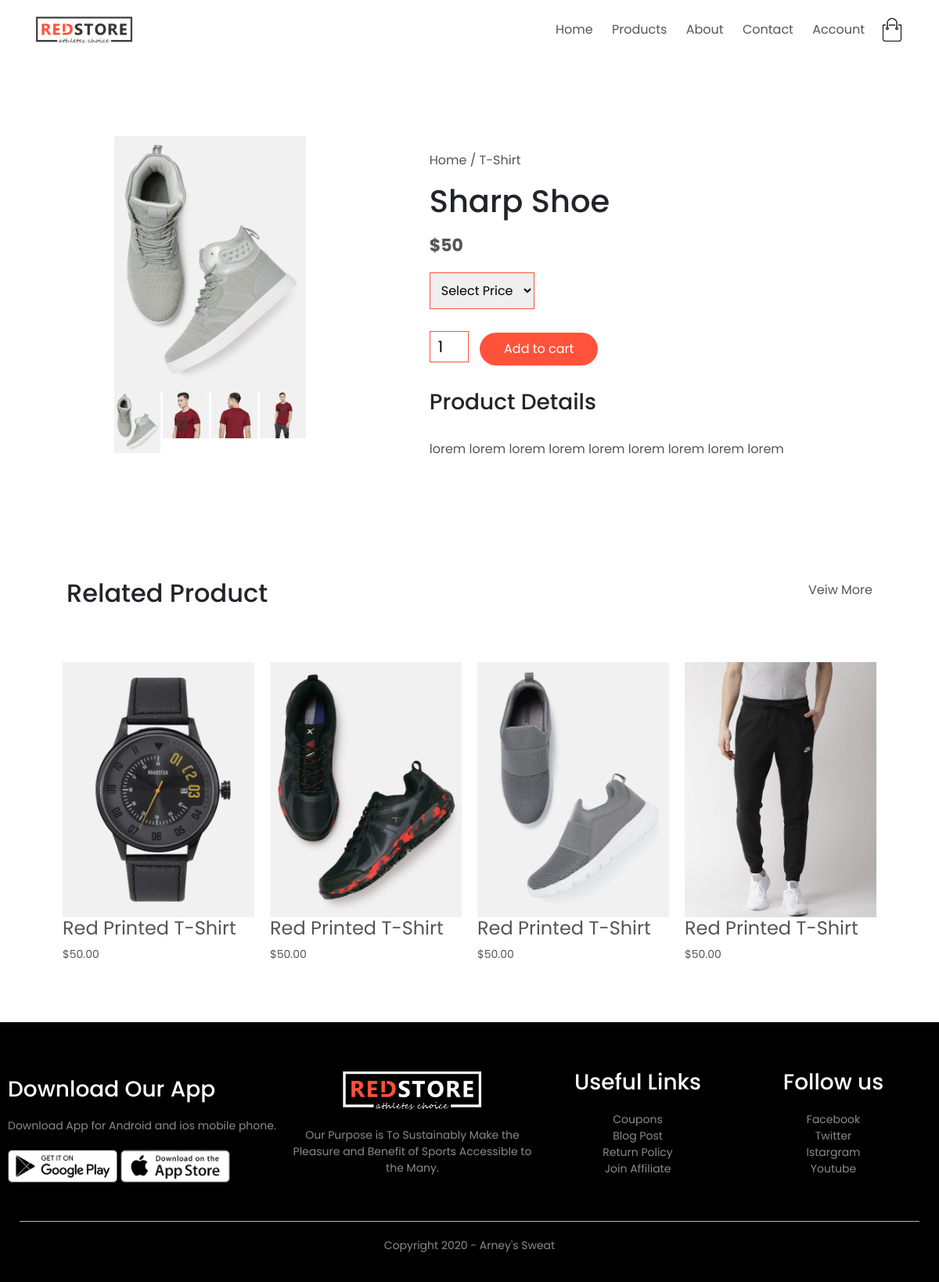
/productpage/5/, run on the app's committed database.
### home/models.py (models this page shows, shortened)
class pppp(models.Model):
    name= models.CharField(max_length=100, null=True)
    price = models.IntegerField()
    description = models.TextField()
    product_pic = models.ImageField(upload_to = 'static/images/')

### home/views.py (the view)
# urls.py: path('productpage/<str:id_test>/', views.productpage, name='productpage'),
def productpage(request,id_test):
    single = pppp.objects.get(id=id_test)
    print(single.name)
    print(single.description)
    context= {"single": single}
    return render(request, 'productpage.html', context)

### templates/productpage.html (shortened to what this page needs)
{% load static %}
<!DOCTYPE html>
<html lang="en">
<head>
    <link rel="stylesheet" href="{% static 'css/bootstrap.css'%}">
    <link rel="stylesheet" href="{% static 'css/style.css' %}">
</head>
<body>
        <div class="container">
            <div class="navbar">
                <div class="logo">
                    <img src="{% static 'images/logo.png' %} " width="125px">
                </div>
                <nav>
                    <ul id="MenuItems">
                        <li><a href="{% url 'home' %}">Home</a></li>
                        <li><a href="{% url 'product' %}">Products</a></li>
                        <li><a href="{% url 'about'  %}">About</a></li>
                        <li><a href="">Contact</a></li>
                        <li><a href="{% url 'account' %}">Account</a></li>
                    </ul>
                </nav>
                <img src="{% static 'images/cart.png' %}" width="30px" height="30px">
            </div>
        </div>
    <div class="small-container single-product">
        <div class="row">
            <div class="col-4">
                <img src="{{single.product_pic.url}} " width="100%" id="ProductImg">
                <div class="small-img-row">
                    <div class="small-img-col">
                        <img src="{{single.product_pic.url}} " width="100%" class="small-img">
                    </div>
                    <div class="small-img-col">
                        <img src="{% static 'images/gallery-2.jpg' %} " width="100%" class="small-img" >
                    </div>
                    <div class="small-img-col">
                        <img src="{% static 'images/gallery-3.jpg' %}" width="100%" class="small-img">
                    </div><div class="small-img-col">
                        <img src="{% static 'images/gallery-4.jpg' %}" width="100%" class="small-img">
                    </div>
                </div>
            </div>
            <div class="col-6">
                <p>Home / T-Shirt</p>
                <h1> {{single.name}}</h1>
                <h4>${{single.price}}</h4>
                <select>
                    <option>Select Price</option>
                </select>
                <input type="number" value="1">
                <a href="" class="btn">Add to cart</a>
                <h3> Product Details</h3>
                <br>
                <p>{{single.description}}</p>
            </div>
        </div>
    </div>
<div class="small-container">
    <div class="row row-2">
        <h2>Related Product</h2>
        <p>Veiw More</p>
    </div>
</div>
    <div class="small-container">
        <div class="row">
            <div class="col-4">
                <img src="{% static 'images/product-9.jpg' %} ">
                <h4>Red Printed T-Shirt</h4>
                <p>$50.00</p>
            </div>
            <div class="col-4">
                <img src="{% static 'images/product-10.jpg' %}">
                <h4>Red Printed T-Shirt</h4>
                <p>$50.00</p>
            </div>
            <div class="col-4">
                <img src="{% static 'images/product-11.jpg' %}">
                <h4>Red Printed T-Shirt</h4>
                <p>$50.00</p>
            </div>
            <div class="col-4">
                <img src="{% static 'images/product-12.jpg' %}">
                <h4>Red Printed T-Shirt</h4>
                <p>$50.00</p>
            </div>
        </div>
    </div>
    <div class="footer">
        <div class="container">
            <div class="row">
                <div class="footer-col-1">
                    <h3> Download Our App </h3>
                    <p>Download App for Android and ios mobile phone.</p>
                    <div class="app-logo">
                        <img src="{% static 'images/play-store.png' %}">
                        <img src="{% static 'images/app-store.png' %}">
                    </div>
                </div>
                <div class="footer-col-2">
                    <img src="{% static 'images/logo-white.png' %}">
                    <p>Our Purpose is To Sustainably Make the Pleasure and
                        Benefit of Sports Accessible to the Many.</p>
                </div>
                <div class="footer-col-3">
                    <h3>Useful Links</h3>
                    <ul>
                        <li>Coupons</li>
                        <li>Blog Post</li>
                        <li>Return Policy</li>
                        <li>Join Affiliate</li>
                    </ul>
                </div>
                <div class="footer-col-3">
                    <h3>Follow us</h3>
                    <ul>
                        <li>Facebook</li>
                        <li>Twitter</li>
                        <li>Istargram</li>
                        <li>Youtube</li>
                    </ul>
                </div>
            </div>
            <hr>
            <p class="copyright">Copyright 2020 - Arney's Sweat </p>
        </div>
    </div>
</body>
</html>

### static/css/style.css (style rules this page uses)
* { margin: 0; padding: 0; box-sizing: border-box; }
body { font-family: 'Poppins', sans-serif; }
.navbar { display: flex; align-items: center; padding: 20px; }
nav { flex: 1; text-align: right; }
nav ul { display: inline-block; list-style-type: none; }
nav ul li { display: inline-block; margin-right: 20px; }
a { text-decoration: none; color: #555; }
p { color: #555; }
.container { max-width: 1300px; margin: auto; padding-left: 25px; padding-right: 25px; }
.row { display: flex; align-items: center; flex-wrap: wrap; justify-content: space-around; }
.btn { display: inline-block; background: #ff523b; color: #fff; padding: 8px 30px; margin: 30px 0; border-radius: 30px; transition: background 0.5s; }
.small-container { max-width: 1080px; margin: auto; padding-left: 25px; padding-right: 25px; }
.col-4 { flex-basis: 25%; padding: 10px; min-width: 200px; margin-bottom: 50px; transition: transform 0.5s; }
.col-4 img { width: 100%; }
h4 { color: #555; font-weight: normal; }
.col-4 p { font-size: 14px; }
.footer { background: #000; color: #8a8a8a; font-size: 14px; padding: 60px 0 20px; }
.footer p { color: #8a8a8a; }
.footer h3 { color:#fff; margin-bottom: 20px; }
.footer-col-1, .footer-col-2, .footer-col-3, .footer-col-4 { min-width: 250px; margin-bottom: 20px; }
.footer-col-1 { flex-basis: 30%; }
.footer-col-2 { flex: 1; text-align: center; }
.footer-col-2 img { width: 180px; margin-bottom: 20px; }
.footer-col-3, .footer-col-4 { flex-basis: 12%; text-align: center; }
ul { list-style-type: none; }
.app-logo { margin-top: 20px; }
.app-logo img { width: 140px; }
.footer hr { border: none; background: #b5b5b5; height: 1px; margin: 20px 0; }
.copyright { text-align: center; }
.row-2 { justify-content: space-between; margin: 100px auto 50px; }
select { border: 1px solid #ff523b; padding: 5px; }
.single-product { margin-top: 80px; }
.single-product h4 { margin: 20px 0; font-size: 22px; font-weight: bold; }
.single-product select { display: block; padding: 10px; margin-top: 20px; }
.single-product input { width: 50px; height: 40px; padding-left: 10px; font-size: 20px; margin-right: 10px; border: 1px solid #ff523b; }
.small-img-row { display: flex; justify-content: space-between; }
.small-img-col { flex-basis: 24%; cursor: pointer; }

### data on the page
pppp: product_pic (picture), name "Sharp Shoe", price "50", description "lorem lorem lorem lorem lorem lorem lorem lorem lorem"
